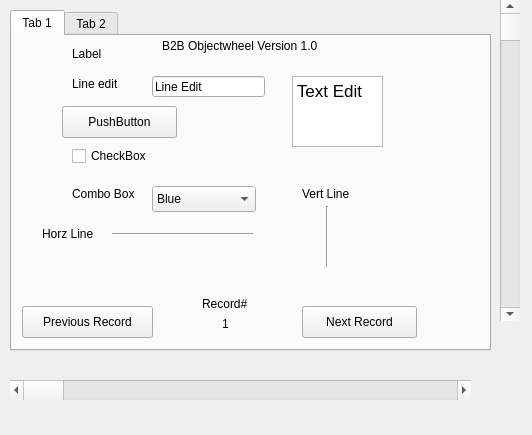
<?xml version="1.0" encoding="UTF-8"?>
<ui version="4.0">
 <class>MainWindow</class>
 <widget class="QMainWindow" name="MainWindow">
  <property name="geometry">
   <rect>
    <x>0</x>
    <y>0</y>
    <width>532</width>
    <height>435</height>
   </rect>
  </property>
  <property name="windowTitle">
   <string>MainWindow</string>
  </property>
  <widget class="QWidget" name="centralWidget">
   <widget class="QScrollBar" name="verticalScrollBar">
    <property name="geometry">
     <rect>
      <x>500</x>
      <y>0</y>
      <width>20</width>
      <height>321</height>
     </rect>
    </property>
    <property name="orientation">
     <enum>Qt::Vertical</enum>
    </property>
   </widget>
   <widget class="QScrollBar" name="horizontalScrollBar">
    <property name="geometry">
     <rect>
      <x>10</x>
      <y>380</y>
      <width>461</width>
      <height>20</height>
     </rect>
    </property>
    <property name="orientation">
     <enum>Qt::Horizontal</enum>
    </property>
   </widget>
   <widget class="QTabWidget" name="tabWidget">
    <property name="geometry">
     <rect>
      <x>10</x>
      <y>10</y>
      <width>481</width>
      <height>341</height>
     </rect>
    </property>
    <property name="currentIndex">
     <number>0</number>
    </property>
    <widget class="QWidget" name="tab">
     <attribute name="title">
      <string>Tab 1</string>
     </attribute>
     <widget class="QLabel" name="label_3">
      <property name="geometry">
       <rect>
        <x>60</x>
        <y>150</y>
        <width>81</width>
        <height>16</height>
       </rect>
      </property>
      <property name="text">
       <string>Combo Box</string>
      </property>
     </widget>
     <widget class="QPushButton" name="pushButton_3">
      <property name="geometry">
       <rect>
        <x>10</x>
        <y>270</y>
        <width>131</width>
        <height>32</height>
       </rect>
      </property>
      <property name="text">
       <string>Previous Record</string>
      </property>
     </widget>
     <widget class="QLabel" name="label_4">
      <property name="geometry">
       <rect>
        <x>190</x>
        <y>260</y>
        <width>59</width>
        <height>16</height>
       </rect>
      </property>
      <property name="text">
       <string>Record#</string>
      </property>
     </widget>
     <widget class="QLabel" name="label_6">
      <property name="geometry">
       <rect>
        <x>150</x>
        <y>0</y>
        <width>191</width>
        <height>20</height>
       </rect>
      </property>
      <property name="text">
       <string>B2B Objectwheel Version 1.0</string>
      </property>
     </widget>
     <widget class="QLabel" name="label_2">
      <property name="geometry">
       <rect>
        <x>60</x>
        <y>10</y>
        <width>59</width>
        <height>16</height>
       </rect>
      </property>
      <property name="text">
       <string>Label</string>
      </property>
     </widget>
     <widget class="QCheckBox" name="checkBox">
      <property name="geometry">
       <rect>
        <x>60</x>
        <y>110</y>
        <width>89</width>
        <height>20</height>
       </rect>
      </property>
      <property name="text">
       <string>CheckBox</string>
      </property>
     </widget>
     <widget class="QLineEdit" name="lineEdit">
      <property name="geometry">
       <rect>
        <x>140</x>
        <y>40</y>
        <width>113</width>
        <height>21</height>
       </rect>
      </property>
      <property name="text">
       <string>Line Edit</string>
      </property>
     </widget>
     <widget class="QPushButton" name="pushButton">
      <property name="geometry">
       <rect>
        <x>50</x>
        <y>70</y>
        <width>115</width>
        <height>32</height>
       </rect>
      </property>
      <property name="text">
       <string>PushButton</string>
      </property>
     </widget>
     <widget class="Line" name="line">
      <property name="geometry">
       <rect>
        <x>100</x>
        <y>190</y>
        <width>141</width>
        <height>16</height>
       </rect>
      </property>
      <property name="orientation">
       <enum>Qt::Horizontal</enum>
      </property>
     </widget>
     <widget class="QLabel" name="label">
      <property name="geometry">
       <rect>
        <x>60</x>
        <y>40</y>
        <width>59</width>
        <height>16</height>
       </rect>
      </property>
      <property name="text">
       <string>Line edit</string>
      </property>
     </widget>
     <widget class="QLabel" name="label_8">
      <property name="geometry">
       <rect>
        <x>290</x>
        <y>150</y>
        <width>59</width>
        <height>16</height>
       </rect>
      </property>
      <property name="text">
       <string>Vert Line</string>
      </property>
     </widget>
     <widget class="QTextEdit" name="textEdit">
      <property name="geometry">
       <rect>
        <x>280</x>
        <y>40</y>
        <width>91</width>
        <height>71</height>
       </rect>
      </property>
      <property name="html">
       <string>&lt;!DOCTYPE HTML PUBLIC &quot;-//W3C//DTD HTML 4.0//EN&quot; &quot;http://www.w3.org/TR/REC-html40/strict.dtd&quot;&gt;
&lt;html&gt;&lt;head&gt;&lt;meta name=&quot;qrichtext&quot; content=&quot;1&quot; /&gt;&lt;style type=&quot;text/css&quot;&gt;
p, li { white-space: pre-wrap; }
&lt;/style&gt;&lt;/head&gt;&lt;body style=&quot; font-family:'.Helvetica Neue DeskInterface'; font-size:13pt; font-weight:400; font-style:normal;&quot;&gt;
&lt;p style=&quot; margin-top:0px; margin-bottom:0px; margin-left:0px; margin-right:0px; -qt-block-indent:0; text-indent:0px;&quot;&gt;Text Edit&lt;/p&gt;&lt;/body&gt;&lt;/html&gt;</string>
      </property>
     </widget>
     <widget class="QPushButton" name="pushButton_2">
      <property name="geometry">
       <rect>
        <x>290</x>
        <y>270</y>
        <width>115</width>
        <height>32</height>
       </rect>
      </property>
      <property name="text">
       <string>Next Record</string>
      </property>
     </widget>
     <widget class="Line" name="line_2">
      <property name="geometry">
       <rect>
        <x>300</x>
        <y>170</y>
        <width>31</width>
        <height>61</height>
       </rect>
      </property>
      <property name="orientation">
       <enum>Qt::Vertical</enum>
      </property>
     </widget>
     <widget class="QLabel" name="label_5">
      <property name="geometry">
       <rect>
        <x>210</x>
        <y>280</y>
        <width>31</width>
        <height>16</height>
       </rect>
      </property>
      <property name="text">
       <string>1</string>
      </property>
     </widget>
     <widget class="QLabel" name="label_7">
      <property name="geometry">
       <rect>
        <x>30</x>
        <y>190</y>
        <width>59</width>
        <height>16</height>
       </rect>
      </property>
      <property name="text">
       <string>Horz Line</string>
      </property>
     </widget>
     <widget class="QComboBox" name="comboBox">
      <property name="geometry">
       <rect>
        <x>140</x>
        <y>150</y>
        <width>104</width>
        <height>26</height>
       </rect>
      </property>
      <item>
       <property name="text">
        <string>Blue</string>
       </property>
      </item>
      <item>
       <property name="text">
        <string>Gree</string>
       </property>
      </item>
      <item>
       <property name="text">
        <string>Red</string>
       </property>
      </item>
     </widget>
    </widget>
    <widget class="QWidget" name="tab_2">
     <attribute name="title">
      <string>Tab 2</string>
     </attribute>
     <widget class="QTableView" name="tableView">
      <property name="geometry">
       <rect>
        <x>180</x>
        <y>60</y>
        <width>271</width>
        <height>211</height>
       </rect>
      </property>
     </widget>
     <widget class="QListView" name="listView">
      <property name="geometry">
       <rect>
        <x>30</x>
        <y>60</y>
        <width>121</width>
        <height>211</height>
       </rect>
      </property>
     </widget>
     <widget class="QLabel" name="label_9">
      <property name="geometry">
       <rect>
        <x>40</x>
        <y>20</y>
        <width>59</width>
        <height>16</height>
       </rect>
      </property>
      <property name="text">
       <string>List View</string>
      </property>
     </widget>
     <widget class="QLabel" name="label_10">
      <property name="geometry">
       <rect>
        <x>200</x>
        <y>20</y>
        <width>91</width>
        <height>16</height>
       </rect>
      </property>
      <property name="text">
       <string>Table View</string>
      </property>
     </widget>
    </widget>
   </widget>
  </widget>
 </widget>
 <layoutdefault spacing="6" margin="11"/>
 <resources/>
 <connections/>
</ui>
